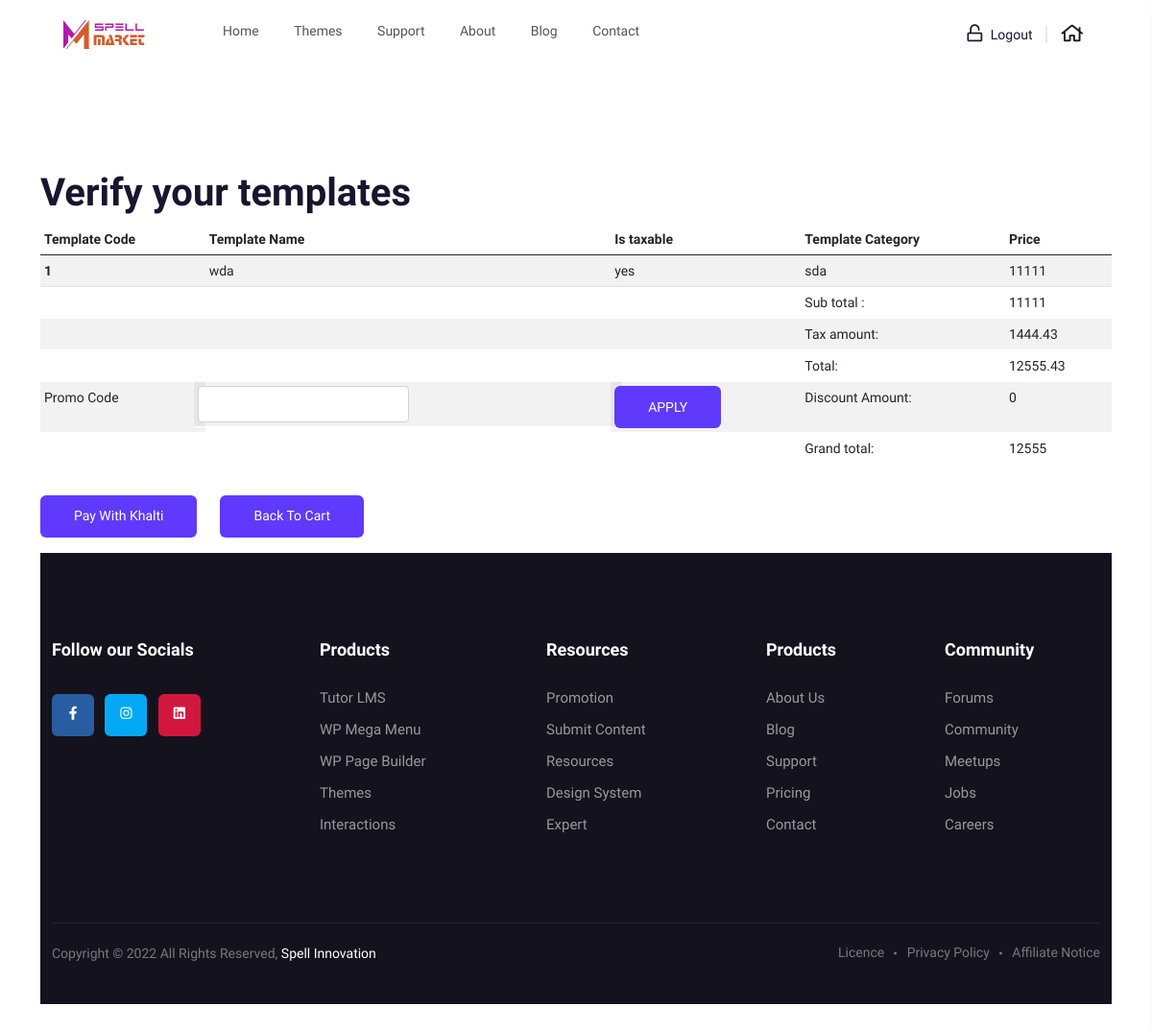
Screenshot of /checkout/ (signed in) with the database file from the repository.
### features/models.py (models this page shows, shortened)
class Cart(models.Model):
    user = models.ForeignKey(User, on_delete=models.CASCADE)
    template = models.ForeignKey(Template, on_delete=models.CASCADE)

### adminpanel/models.py (models this page shows)
class Template(models.Model):
    category = models.ForeignKey(Category, on_delete=models.CASCADE)
    sub_category = models.ForeignKey(
        SubCategory, on_delete=models.CASCADE, null=True, blank=True
    )
    child_category = models.ForeignKey(
        ChildCategory, on_delete=models.CASCADE, null=True, blank=True
    )
    tag = models.ManyToManyField(Tag, null=True, blank=True)
    template_name = models.CharField(max_length=1000)
    template_details = models.TextField()
    template_features = models.TextField()
    template_layout = models.TextField()
    template_price = models.IntegerField()
    TAX_CHOICES = (("yes", "yes"), ("no", "no"))
    is_taxable = models.CharField(max_length=20, choices=TAX_CHOICES, default="yes")
    version = models.CharField(max_length=100)
    framework = models.CharField(max_length=1000)
    template_image = models.ImageField(
        null=True, blank=True, upload_to="template_images/"
    )
    template_url = models.URLField(null=True, blank=True)
    template_file = models.FileField(null=True, blank=True, upload_to="template_files/")
    is_featured = models.BooleanField(null=True, default=0)
    created = models.DateTimeField(auto_now_add=True, null=True)
    def __str__(self):
        return self.template_name

class Category(models.Model):
    category = models.CharField(max_length=100, unique=True)
    category_image = models.ImageField(null=True, upload_to="category_images/")
    order = models.IntegerField(null=True)
    STATUS_CHOICES = (("active", "active"), ("inactive", "inactive"))
    status = models.CharField(max_length=100, choices=STATUS_CHOICES, default="active")
    created = models.DateTimeField(auto_now_add=True, null=True)
    def __str__(self):
        return self.category

### features/views.py (the view, shortened to what this page needs)
# urls.py: path("checkout/", views.checkout, name="checkout"),
@login_required(login_url="login")
def checkout(request):
    carts = Cart.objects.filter(user=request.user)
    promo = None
    sub_total = 0
    for cart in carts:
        template = Template.objects.get(template_name=cart.template)
        sub_total += template.template_price
    tax_amt = 0
    for cart in carts:
        template = Template.objects.get(template_name=cart.template)
        if template.is_taxable == "yes":
            tax_amt += template.template_price * 0.13
    total = sub_total + tax_amt
    discount_amt = 0
    grand_total = int(total - discount_amt)
    context = {
        "carts": carts,
        "sub_total": sub_total,
        "tax_amt": tax_amt,
        "grand_total": grand_total,
        "total": total,
        "discount_amt": discount_amt,
        "promo_code": promo,
    }
    return render(request, "checkout.html", context)

### templates/checkout.html (shortened to what this page needs)
{% include 'header.html' %}
<section class="category__area pt-105 pb-135">
  <div class="container">
    <section>
      <h1>Verify your templates</h1>
      <div class="tbl-header overflow-auto">
        <table
          cellpadding="0"
          cellspacing="0"
          class="table table-striped table-sm w-900"
        >
          <thead>
            <tr>
              <th scope="col">Template Code</th>
              <th scope="col">Template Name</th>
              <th scope="col">Is taxable</th>
              <th scope="col">Template Category</th>
              <th scope="col">Price</th>
            </tr>
          </thead>
          <tbody>
            {% for carts in carts %}
            <tr>
              <th scope="row">{{carts.template.id}}</th>
              <td>{{carts.template}}</td>
              <td>{{carts.template.is_taxable}}</td>
              <td>{{carts.template.category}}</td>
              <td>{{carts.template.template_price}}</td>
            </tr>
            {% endfor %}
            <form method="POST" action="">
              <tr class="border-none">
                <td></td>
                <td></td>
                <td></td>
                <td>Sub total :</td>
                <td>{{sub_total}}</td>
              </tr>
              <tr class="border-none">
                <td></td>
                <td></td>
                <td></td>
                <td>Tax amount:</td>
                <td>{{tax_amt}}</td>
              </tr>
              <tr class="border-none">
                <td></td>
                <td></td>
                <td></td>
                <td>Total:</td>
                <td>{{total}}</td>
              </tr>
              <tr class="border-none">
                <td id="form__promo" class="form-label">Promo Code</td>
                <td class="row">
                  <input
                    type="text"
                    id="form__promo"
                    name="promo_code"
                    value="{{promo_code.promo_code}}"
                    class="form-control col"
                  />
                  <div class="col"></div>
                </td>
                <td>
                  <button class="m-btn m-btn-2" type="submit">APPLY</button>
                </td>
                <td>Discount Amount:</td>
                <td>{{discount_amt}}</td>
              </tr>
              <tr class="border-none">
                <td></td>
                <td></td>
                <td></td>
                <td>Grand total:</td>
                <td>{{grand_total}}</td>
              </tr>
            </form>
          </tbody>
        </table>
      </div>
      <div class="d-flex w-auto">
        <div class="x-4 my-3">
          <span id="payment-button" class="m-btn m-btn-2">
            Pay with khalti
          </span>
        </div>
        <div class="px-4 my-3">
          <a href="{% url 'cart' %}" class="m-btn m-btn-2"> Back to Cart</a>
        </div>
      </div>
    </section>
    {% include 'footer.html' %}

### staticfiles/assets/css/default.css (style rules this page uses)
.pt-105 { padding-top:105px }
.pb-135 { padding-bottom:135px }

### templates/checkout.html (style rules this page uses)
.border-none { border: 0 solid white !important; }
.w-900 { min-width: 900px; }

### rows the page displays
Cart: template.id "1", template "wda", template.is_taxable "yes", template.category "sda", template.template_price "11111"

### other values shown
{{ sub_total }} "11111"
{{ tax_amt }} "1444.43"
{{ total }} "12555.43"
{{ discount_amt }} "0"
{{ grand_total }} "12555"
